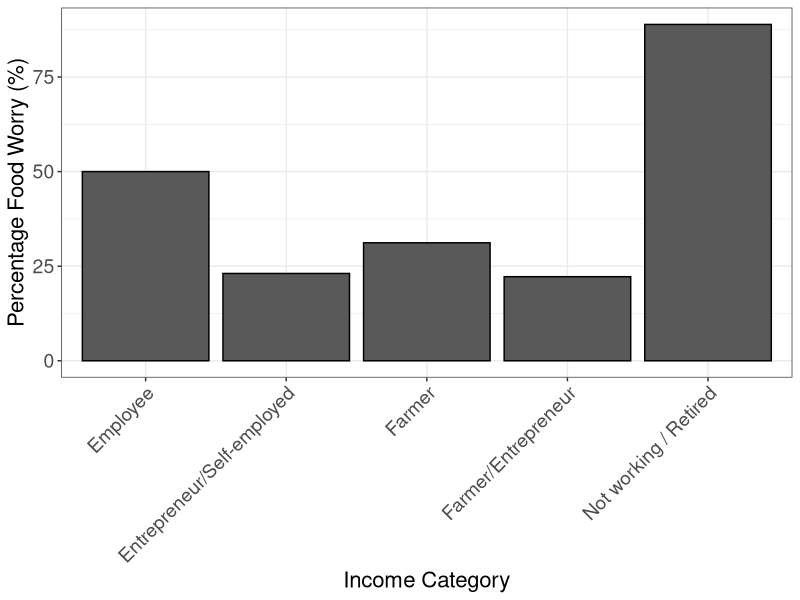
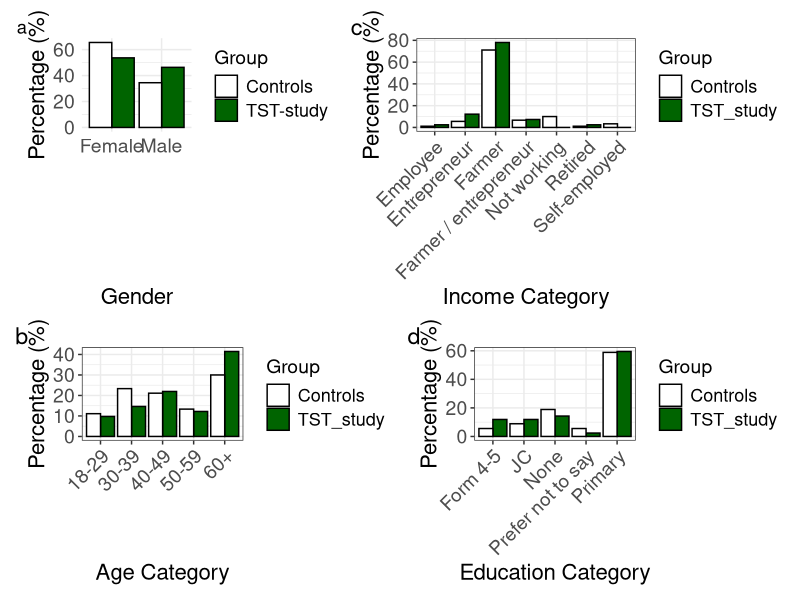
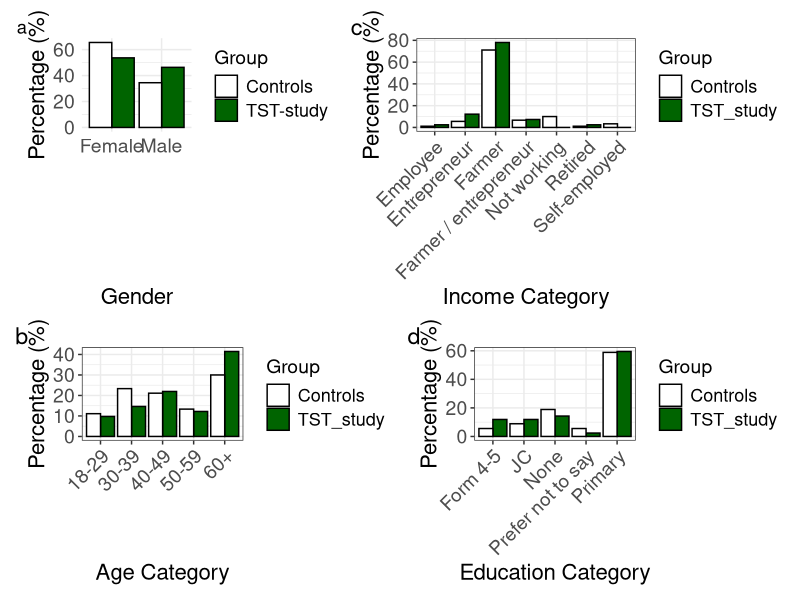

Write R code to recreate these figures, in order.
################
# Demographics #
################

install.packages("patchwork")

# Load required libraries
library(ggplot2)
library(dplyr)
library(tidyr)
library(patchwork)

##########
# Gender #
##########

# Create the data frame
gender_data <- data.frame(
  Group = c("TST-study", "TST-study", "Controls", "Controls"),
  Gender = c("Male", "Female", "Male", "Female"),
  Percentage = c(46.34146341, 53.65853659, 34.48275862, 65.51724138)
)

# Plot
a <- ggplot(gender_data, aes(x = Gender, y = Percentage, fill = Group)) +
  geom_bar(stat = "identity", position = "dodge", color = "black") +  # add outline
  labs(x = "Gender",
       y = "Percentage (%)") +
  scale_fill_manual(values = c("white", "darkgreen")) +
  theme_minimal() +
  theme(
    axis.text = element_text(size = 14),
    axis.title = element_text(size = 16),
    plot.title = element_text(size = 18, face = "bold"),
    legend.title = element_text(size = 14),
    legend.text = element_text(size = 13)
  )

# Create the observed counts table
gender_matrix <- matrix(
  c(19, 30, # TST-study
    22, 57), # Controls
  nrow = 2,
  byrow = TRUE
)

# Add labels
colnames(gender_matrix) <- c("Male", "Female")
rownames(gender_matrix) <- c("TST", "Control")

# View the table
print(gender_matrix)

# Run Chi-squared test
chisq.test(gender_matrix)


###############
# AGE #########
###############

# Income as proportions
age_data <- data.frame(
  Age = c("60+","18-29","30-39","40-49","50-59"),
  TST_study = c(41.46341463,
                9.756097561,
                14.63414634,
                21.95121951,
                12.19512195),
  Controls = c(30,
               11.11111111,
               23.33333333,
               21.11111111,
               13.33333333)
)
# Convert to long format for ggplot
age_long <- age_data %>%
  pivot_longer(cols = c("TST_study", "Controls"),
               names_to = "Group",
               values_to = "Percentage")
# Plot
b <- ggplot(age_long, aes(x = Age, y = Percentage, fill = Group)) +
  geom_bar(stat = "identity", position = "dodge", color = "black") +
  labs(x = "Age Category",
       y = "Percentage (%)") +
  scale_fill_manual(values = c("white", "darkgreen")) +  # TST-study and Controls colors
  theme_bw() +
  theme(
    text = element_text(size = 14),             # Base size for all text
    axis.title = element_text(size = 16),       # Axis titles
    axis.text = element_text(size = 14),        # Axis tick labels
    legend.title = element_text(size = 14),     # Legend title
    legend.text = element_text(size = 13),       # Legend items
    axis.text.x = element_text(angle = 45, hjust = 1))


# Create the observed counts table
age_matrix <- matrix(
  c(17,4,6,9,5,  # TST-study
    27,10,21,19,12),  # Controls
  nrow = 2,
  byrow = TRUE
)

# Add labels
colnames(age_matrix) <- c("60+","18-29","30-39","40-49","50-59")
rownames(age_matrix) <- c("TST", "Control")

# View the table
print(age_matrix)

# Run Chi-squared test
chisq.test(age_matrix)
fisher.test(age_matrix, simulate.p.value = TRUE, B = 10000)


#############
# Education #
#############

# Education as proportions
education_data <- data.frame(
  Education = c("JC", "None", "Form 4-5", "Primary", "Prefer not to say"),
  TST_study = c(11.9047619,
                14.28571429,
                11.9047619,
                59.52380952,
                2.380952381),
  Controls = c(8.888888889,
               18.88888889,
               5.555555556,
               58.88888889,
               5.555555556)
)

# Convert to long format for ggplot
education_long <- education_data %>%
  pivot_longer(cols = c("TST_study", "Controls"),
               names_to = "Group",
               values_to = "Percentage")
# Plot
c <- ggplot(education_long, aes(x = Education, y = Percentage, fill = Group)) +
  geom_bar(stat = "identity", position = "dodge", color = "black") +
  labs(x = "Education Category",
       y = "Percentage (%)") +
  scale_fill_manual(values = c("white", "darkgreen")) +  # TST-study and Controls colors
  theme_bw() +
  theme(
    text = element_text(size = 14),             # Base size for all text
    axis.title = element_text(size = 16),       # Axis titles
    axis.text = element_text(size = 14),        # Axis tick labels
    legend.title = element_text(size = 14),     # Legend title
    legend.text = element_text(size = 13),       # Legend items
    axis.text.x = element_text(angle = 45, hjust = 1))


# Create the observed counts table
education_matrix <- matrix(
  c(5,6,5,25,1,   # TST-study
    8,17,5,53,5),  # Controls
  nrow = 2,
  byrow = TRUE
)

# Add labels
colnames(education_matrix) <- c("JC", "None", "Form 4-5", "Primary", "Prefer not to say")
rownames(education_matrix) <- c("TST", "Control")

# View the table
print(education_matrix)

# Run Chi-squared test
chisq.test(education_matrix)
fisher.test(education_matrix, simulate.p.value = TRUE, B = 10000)



##########
# INCOME #
##########

# Income as proportions
income_data <- data.frame(
  Income = c("Employee", "Entrepreneur", "Farmer", "Farmer / entrepreneur",
             "Not working", "Retired", "Self-employed"),
  TST_study = c(2.439, 12.195, 78.049, 7.317, 0, 2.439, 0),
  Controls = c(1.111, 5.556, 71.111, 6.667, 10, 1.111, 3.333)
)
# Convert to long format for ggplot
income_long <- income_data %>%
  pivot_longer(cols = c("TST_study", "Controls"),
               names_to = "Group",
               values_to = "Percentage")
# Plot
d<- ggplot(income_long, aes(x = Income, y = Percentage, fill = Group)) +
  geom_bar(stat = "identity", position = "dodge", color = "black") +
  labs(x = "Income Category",
       y = "Percentage (%)") +
  scale_fill_manual(values = c("white", "darkgreen")) +  # TST-study and Controls colors
  theme_bw() +
  theme(
    text = element_text(size = 14),             # Base size for all text
    axis.title = element_text(size = 16),       # Axis titles
    axis.text = element_text(size = 14),        # Axis tick labels
    legend.title = element_text(size = 14),     # Legend title
    legend.text = element_text(size = 13),       # Legend items
    axis.text.x = element_text(angle = 45, hjust = 1))


# Create the observed counts table
income_matrix <- matrix(
  c(1, 5, 32, 3, 0, 1, 0,   # TST-study
    1, 5, 64, 6, 9, 1, 3),  # Controls
  nrow = 2,
  byrow = TRUE
)

# Add labels
colnames(income_matrix) <- c("Employee", "Entrepreneur", "Farmer",
                             "Farmer_Ent", "Not_working", "Retired", "Self_employed")
rownames(income_matrix) <- c("TST", "Control")

# View the table
print(income_matrix)

# Run Chi-squared test
chisq.test(income_matrix)
fisher.test(income_matrix, simulate.p.value = TRUE, B = 10000)

########################
# Food worry by income #
########################

income_foodworry <- data.frame(
  Income = c("Employee", "Entrepreneur/Self-employed", "Farmer", "Farmer/Entrepreneur", "Not working / Retired"),
  FoodWorryProp = c(50,
                    23.07692308,
                    31.1827957,
                    22.22222222,
                    88.88888889),
  Count = c(2,
            13,
            93,
            9,
            9))

e <- ggplot(data=income_foodworry, aes(x=Income, y=FoodWorryProp)) 

e <- ggplot(income_foodworry, aes(x = Income, y = FoodWorryProp)) +
  geom_bar(stat = "identity", color = "black") +
  labs(x = "Income Category",
       y = "Percentage Food Worry (%)") +
  theme_bw() +
  theme(
    text = element_text(size = 14),             # Base size for all text
    axis.title = element_text(size = 16),       # Axis titles
    axis.text = element_text(size = 14),        # Axis tick labels
    legend.title = element_text(size = 14),     # Legend title
    legend.text = element_text(size = 13),       # Legend items
    axis.text.x = element_text(angle = 45, hjust = 1))
e

###############
# FIGURE ######
###############

library(patchwork)

top_row <- (a + labs(tag = "a")) | (d + labs(tag = "c"))
bottom_row <- (b + labs(tag = "b")) | (c + labs(tag = "d"))

# Combine rows and adjust spacing between a and b with widths
combined_plot <- (top_row + plot_layout(widths = c(0.5, 1))) /
  bottom_row

# Display
combined_plot

ggsave("combined_plot.pdf",
       plot = combined_plot,
       width = 10,     # inches
       height = 8,     # inches
       dpi = 300       # print quality
)
